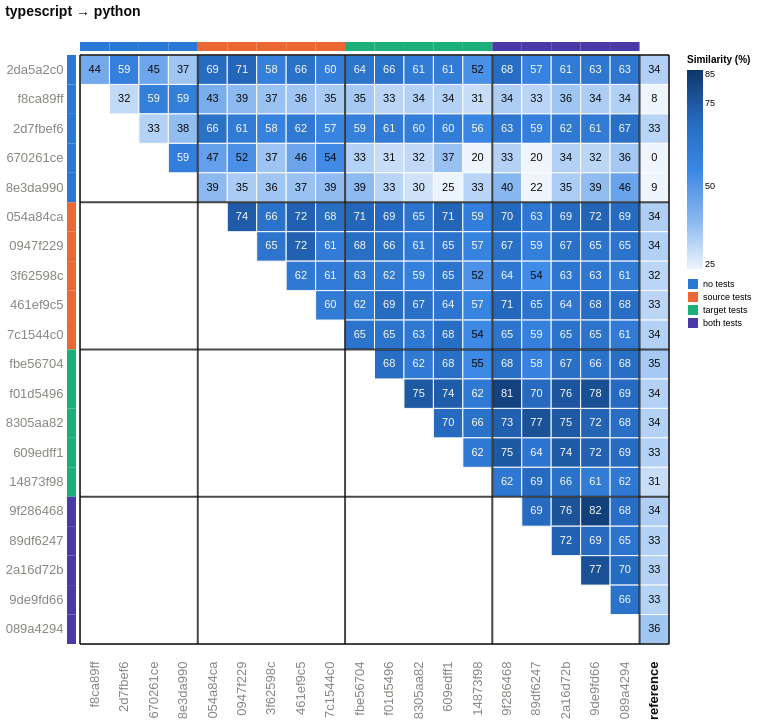

Write the Vega-Lite specification saved for this chart.
### Vega-Lite specification from a JSON file in a GitHub repository (floating-point values rounded to 4 significant figures; data arrays with more than 128 entries replaced by an {"elided": "..."} marker saying what was removed)
{"config": {"view": {"continuousWidth": 300, "continuousHeight": 300}, "axis": {"labelAngle": -45}, "axisX": {"labelAngle": -37.5}}, "layer": [{"data": {"name": "data-28cff9cad55b266df90f5dbd6c0373dc"}, "mark": {"type": "rect", "stroke": "#fcfcfb", "strokeWidth": 1}, "encoding": {"color": {"field": "similarity_pct", "legend": {"gradientLength": 199.3, "labelFontSize": 9, "titleFontSize": 10, "values": [25, 50, 75, 85]}, "scale": {"clamp": true, "domain": [25, 85], "range": ["#eef5fd", "#86b6ef", "#3987e5", "#256abf", "#0d366b"]}, "title": "Similarity (%)", "type": "quantitative"}, "x": {"axis": {"domain": false, "labelAngle": -90, "labelColor": {"expr": "datum.label === 'reference' ? '#0b0b0b' : '#898781'"}, "labelFontSize": 13, "labelFontWeight": {"expr": "datum.label === 'reference' ? 'bold' : 'normal'"}, "labelPadding": 17, "ticks": false}, "field": "port_a", "scale": {"domain": ["f8ca89ff", "2d7fbef6", "670261ce", "8e3da990", "054a84ca", "0947f229", "3f62598c", "461ef9c5", "7c1544c0", "fbe56704", "f01d5496", "8305aa82", "609edff1", "14873f98", "9f286468", "89df6247", "2a16d72b", "9de9fd66", "089a4294", "reference"]}, "title": null, "type": "nominal"}, "y": {"axis": {"domain": false, "labelColor": {"expr": "datum.label === 'reference' ? '#0b0b0b' : '#898781'"}, "labelFontSize": 13, "labelFontWeight": {"expr": "datum.label === 'reference' ? 'bold' : 'normal'"}, "labelPadding": 17, "ticks": false, "labelAngle": 0}, "field": "port_b", "scale": {"domain": ["2da5a2c0", "f8ca89ff", "2d7fbef6", "670261ce", "8e3da990", "054a84ca", "0947f229", "3f62598c", "461ef9c5", "7c1544c0", "fbe56704", "f01d5496", "8305aa82", "609edff1", "14873f98", "9f286468", "89df6247", "2a16d72b", "9de9fd66", "089a4294"]}, "title": null, "type": "nominal"}}}, {"data": {"name": "data-b54169bf2733b36630cb46e162e60ef2"}, "mark": {"type": "rect"}, "encoding": {"color": {"field": "condition", "legend": {"labelFontSize": 9, "symbolType": "square", "title": null}, "scale": {"domain": ["no tests", "source tests", "target tests", "both tests"], "range": ["#2a78d6", "#eb6834", "#1baf7a", "#4a3aa7"]}, "type": "nominal"}, "x": {"axis": {"domain": false, "labelAngle": -90, "labelColor": {"expr": "datum.label === 'reference' ? '#0b0b0b' : '#898781'"}, "labelFontSize": 13, "labelFontWeight": {"expr": "datum.label === 'reference' ? 'bold' : 'normal'"}, "labelPadding": 17, "ticks": false}, "field": "port", "scale": {"domain": ["f8ca89ff", "2d7fbef6", "670261ce", "8e3da990", "054a84ca", "0947f229", "3f62598c", "461ef9c5", "7c1544c0", "fbe56704", "f01d5496", "8305aa82", "609edff1", "14873f98", "9f286468", "89df6247", "2a16d72b", "9de9fd66", "089a4294", "reference"]}, "title": null, "type": "nominal"}, "y": {"value": -13}, "y2": {"value": -4}}}, {"data": {"name": "data-936e38fabab3f05ddd28d48856a734ac"}, "mark": {"type": "rect"}, "encoding": {"color": {"field": "condition", "legend": null, "scale": {"domain": ["no tests", "source tests", "target tests", "both tests"], "range": ["#2a78d6", "#eb6834", "#1baf7a", "#4a3aa7"]}, "type": "nominal"}, "x": {"value": -13}, "x2": {"value": -4}, "y": {"axis": {"domain": false, "labelColor": {"expr": "datum.label === 'reference' ? '#0b0b0b' : '#898781'"}, "labelFontSize": 13, "labelFontWeight": {"expr": "datum.label === 'reference' ? 'bold' : 'normal'"}, "labelPadding": 17, "ticks": false, "labelAngle": 0}, "field": "port", "scale": {"domain": ["2da5a2c0", "f8ca89ff", "2d7fbef6", "670261ce", "8e3da990", "054a84ca", "0947f229", "3f62598c", "461ef9c5", "7c1544c0", "fbe56704", "f01d5496", "8305aa82", "609edff1", "14873f98", "9f286468", "89df6247", "2a16d72b", "9de9fd66", "089a4294"]}, "title": null, "type": "nominal"}}}, {"data": {"name": "data-fdbe57da0e3f684219f94091f5048221"}, "mark": {"type": "text", "color": "#0b0b0b", "fontSize": 11}, "encoding": {"text": {"field": "similarity_pct", "format": ".0f", "type": "quantitative"}, "x": {"axis": {"domain": false, "labelAngle": -90, "labelColor": {"expr": "datum.label === 'reference' ? '#0b0b0b' : '#898781'"}, "labelFontSize": 13, "labelFontWeight": {"expr": "datum.label === 'reference' ? 'bold' : 'normal'"}, "labelPadding": 17, "ticks": false}, "field": "port_a", "scale": {"domain": ["f8ca89ff", "2d7fbef6", "670261ce", "8e3da990", "054a84ca", "0947f229", "3f62598c", "461ef9c5", "7c1544c0", "fbe56704", "f01d5496", "8305aa82", "609edff1", "14873f98", "9f286468", "89df6247", "2a16d72b", "9de9fd66", "089a4294", "reference"]}, "title": null, "type": "nominal"}, "y": {"axis": {"domain": false, "labelColor": {"expr": "datum.label === 'reference' ? '#0b0b0b' : '#898781'"}, "labelFontSize": 13, "labelFontWeight": {"expr": "datum.label === 'reference' ? 'bold' : 'normal'"}, "labelPadding": 17, "ticks": false, "labelAngle": 0}, "field": "port_b", "scale": {"domain": ["2da5a2c0", "f8ca89ff", "2d7fbef6", "670261ce", "8e3da990", "054a84ca", "0947f229", "3f62598c", "461ef9c5", "7c1544c0", "fbe56704", "f01d5496", "8305aa82", "609edff1", "14873f98", "9f286468", "89df6247", "2a16d72b", "9de9fd66", "089a4294"]}, "title": null, "type": "nominal"}}}, {"data": {"name": "data-3fd628620724d70384683b5d5491062c"}, "mark": {"type": "text", "color": "#fcfcfb", "fontSize": 11}, "encoding": {"text": {"field": "similarity_pct", "format": ".0f", "type": "quantitative"}, "x": {"axis": {"domain": false, "labelAngle": -90, "labelColor": {"expr": "datum.label === 'reference' ? '#0b0b0b' : '#898781'"}, "labelFontSize": 13, "labelFontWeight": {"expr": "datum.label === 'reference' ? 'bold' : 'normal'"}, "labelPadding": 17, "ticks": false}, "field": "port_a", "scale": {"domain": ["f8ca89ff", "2d7fbef6", "670261ce", "8e3da990", "054a84ca", "0947f229", "3f62598c", "461ef9c5", "7c1544c0", "fbe56704", "f01d5496", "8305aa82", "609edff1", "14873f98", "9f286468", "89df6247", "2a16d72b", "9de9fd66", "089a4294", "reference"]}, "title": null, "type": "nominal"}, "y": {"axis": {"domain": false, "labelColor": {"expr": "datum.label === 'reference' ? '#0b0b0b' : '#898781'"}, "labelFontSize": 13, "labelFontWeight": {"expr": "datum.label === 'reference' ? 'bold' : 'normal'"}, "labelPadding": 17, "ticks": false, "labelAngle": 0}, "field": "port_b", "scale": {"domain": ["2da5a2c0", "f8ca89ff", "2d7fbef6", "670261ce", "8e3da990", "054a84ca", "0947f229", "3f62598c", "461ef9c5", "7c1544c0", "fbe56704", "f01d5496", "8305aa82", "609edff1", "14873f98", "9f286468", "89df6247", "2a16d72b", "9de9fd66", "089a4294"]}, "title": null, "type": "nominal"}}}, {"data": {"name": "data-1f38d9b551839578f5e3e43064192fd3"}, "mark": {"type": "rule", "color": "#0b0b0b", "opacity": 0.75, "strokeWidth": 2}, "encoding": {"x": {"bandPosition": 0, "field": "port", "scale": {"domain": ["f8ca89ff", "2d7fbef6", "670261ce", "8e3da990", "054a84ca", "0947f229", "3f62598c", "461ef9c5", "7c1544c0", "fbe56704", "f01d5496", "8305aa82", "609edff1", "14873f98", "9f286468", "89df6247", "2a16d72b", "9de9fd66", "089a4294", "reference"]}, "type": "nominal"}}}, {"data": {"name": "data-0095387c21554dc7fd58c9569b886ec5"}, "mark": {"type": "rule", "color": "#0b0b0b", "opacity": 0.75, "strokeWidth": 2}, "encoding": {"y": {"bandPosition": 0, "field": "port", "scale": {"domain": ["2da5a2c0", "f8ca89ff", "2d7fbef6", "670261ce", "8e3da990", "054a84ca", "0947f229", "3f62598c", "461ef9c5", "7c1544c0", "fbe56704", "f01d5496", "8305aa82", "609edff1", "14873f98", "9f286468", "89df6247", "2a16d72b", "9de9fd66", "089a4294"]}, "type": "nominal"}}}, {"data": {"name": "data-419c3610764c394fccfb17419b5b63cb"}, "mark": {"type": "rule", "color": "#0b0b0b", "opacity": 0.75, "strokeWidth": 2}, "encoding": {"x": {"bandPosition": 1, "field": "port", "scale": {"domain": ["f8ca89ff", "2d7fbef6", "670261ce", "8e3da990", "054a84ca", "0947f229", "3f62598c", "461ef9c5", "7c1544c0", "fbe56704", "f01d5496", "8305aa82", "609edff1", "14873f98", "9f286468", "89df6247", "2a16d72b", "9de9fd66", "089a4294", "reference"]}, "type": "nominal"}}}, {"data": {"name": "data-68824a9eae53c11850caebba91dbb0e8"}, "mark": {"type": "rule", "color": "#0b0b0b", "opacity": 0.75, "strokeWidth": 2}, "encoding": {"y": {"bandPosition": 1, "field": "port", "scale": {"domain": ["2da5a2c0", "f8ca89ff", "2d7fbef6", "670261ce", "8e3da990", "054a84ca", "0947f229", "3f62598c", "461ef9c5", "7c1544c0", "fbe56704", "f01d5496", "8305aa82", "609edff1", "14873f98", "9f286468", "89df6247", "2a16d72b", "9de9fd66", "089a4294"]}, "type": "nominal"}}}], "height": 589.0, "resolve": {"scale": {"color": "independent"}}, "title": {"text": "typescript → python", "anchor": "start", "color": "#0b0b0b", "fontSize": 14, "offset": 23, "subtitleFontSize": 10}, "width": 589.0, "$schema": "https://vega.github.io/schema/vega-lite/v6.4.1.json", "datasets": {"data-28cff9cad55b266df90f5dbd6c0373dc": {"elided": "210 records"}, "data-b54169bf2733b36630cb46e162e60ef2": [{"port": "f8ca89ff", "condition": "no tests"}, {"port": "2d7fbef6", "condition": "no tests"}, {"port": "670261ce", "condition": "no tests"}, {"port": "8e3da990", "condition": "no tests"}, {"port": "054a84ca", "condition": "source tests"}, {"port": "0947f229", "condition": "source tests"}, {"port": "3f62598c", "condition": "source tests"}, {"port": "461ef9c5", "condition": "source tests"}, {"port": "7c1544c0", "condition": "source tests"}, {"port": "fbe56704", "condition": "target tests"}, {"port": "f01d5496", "condition": "target tests"}, {"port": "8305aa82", "condition": "target tests"}, {"port": "609edff1", "condition": "target tests"}, {"port": "14873f98", "condition": "target tests"}, {"port": "9f286468", "condition": "both tests"}, {"port": "89df6247", "condition": "both tests"}, {"port": "2a16d72b", "condition": "both tests"}, {"port": "9de9fd66", "condition": "both tests"}, {"port": "089a4294", "condition": "both tests"}], "data-936e38fabab3f05ddd28d48856a734ac": [{"port": "2da5a2c0", "condition": "no tests"}, {"port": "f8ca89ff", "condition": "no tests"}, {"port": "2d7fbef6", "condition": "no tests"}, {"port": "670261ce", "condition": "no tests"}, {"port": "8e3da990", "condition": "no tests"}, {"port": "054a84ca", "condition": "source tests"}, {"port": "0947f229", "condition": "source tests"}, {"port": "3f62598c", "condition": "source tests"}, {"port": "461ef9c5", "condition": "source tests"}, {"port": "7c1544c0", "condition": "source tests"}, {"port": "fbe56704", "condition": "target tests"}, {"port": "f01d5496", "condition": "target tests"}, {"port": "8305aa82", "condition": "target tests"}, {"port": "609edff1", "condition": "target tests"}, {"port": "14873f98", "condition": "target tests"}, {"port": "9f286468", "condition": "both tests"}, {"port": "89df6247", "condition": "both tests"}, {"port": "2a16d72b", "condition": "both tests"}, {"port": "9de9fd66", "condition": "both tests"}, {"port": "089a4294", "condition": "both tests"}], "data-fdbe57da0e3f684219f94091f5048221": [{"port_a": "f8ca89ff", "port_b": "2da5a2c0", "condition_a": "no tests", "condition_b": "no tests", "half": "colour", "similarity_pct": 43.88}, {"port_a": "670261ce", "port_b": "2da5a2c0", "condition_a": "no tests", "condition_b": "no tests", "half": "colour", "similarity_pct": 45.17}, {"port_a": "8e3da990", "port_b": "2da5a2c0", "condition_a": "no tests", "condition_b": "no tests", "half": "colour", "similarity_pct": 36.5}, {"port_a": "14873f98", "port_b": "2da5a2c0", "condition_a": "target tests", "condition_b": "no tests", "half": "colour", "similarity_pct": 52.04}, {"port_a": "reference", "port_b": "2da5a2c0", "condition_a": "reference", "condition_b": "no tests", "half": "colour", "similarity_pct": 33.72}, {"port_a": "2d7fbef6", "port_b": "f8ca89ff", "condition_a": "no tests", "condition_b": "no tests", "half": "colour", "similarity_pct": 31.54}, {"port_a": "054a84ca", "port_b": "f8ca89ff", "condition_a": "source tests", "condition_b": "no tests", "half": "colour", "similarity_pct": 42.63}, {"port_a": "0947f229", "port_b": "f8ca89ff", "condition_a": "source tests", "condition_b": "no tests", "half": "colour", "similarity_pct": 39.14}, {"port_a": "3f62598c", "port_b": "f8ca89ff", "condition_a": "source tests", "condition_b": "no tests", "half": "colour", "similarity_pct": 36.98}, {"port_a": "461ef9c5", "port_b": "f8ca89ff", "condition_a": "source tests", "condition_b": "no tests", "half": "colour", "similarity_pct": 36.36}, {"port_a": "7c1544c0", "port_b": "f8ca89ff", "condition_a": "source tests", "condition_b": "no tests", "half": "colour", "similarity_pct": 35.11}, {"port_a": "fbe56704", "port_b": "f8ca89ff", "condition_a": "target tests", "condition_b": "no tests", "half": "colour", "similarity_pct": 35.4}, {"port_a": "f01d5496", "port_b": "f8ca89ff", "condition_a": "target tests", "condition_b": "no tests", "half": "colour", "similarity_pct": 32.53}, {"port_a": "8305aa82", "port_b": "f8ca89ff", "condition_a": "target tests", "condition_b": "no tests", "half": "colour", "similarity_pct": 33.6}, {"port_a": "609edff1", "port_b": "f8ca89ff", "condition_a": "target tests", "condition_b": "no tests", "half": "colour", "similarity_pct": 33.67}, {"port_a": "14873f98", "port_b": "f8ca89ff", "condition_a": "target tests", "condition_b": "no tests", "half": "colour", "similarity_pct": 30.6}, {"port_a": "9f286468", "port_b": "f8ca89ff", "condition_a": "both tests", "condition_b": "no tests", "half": "colour", "similarity_pct": 34.4}, {"port_a": "89df6247", "port_b": "f8ca89ff", "condition_a": "both tests", "condition_b": "no tests", "half": "colour", "similarity_pct": 32.75}, {"port_a": "2a16d72b", "port_b": "f8ca89ff", "condition_a": "both tests", "condition_b": "no tests", "half": "colour", "similarity_pct": 36.48}, {"port_a": "9de9fd66", "port_b": "f8ca89ff", "condition_a": "both tests", "condition_b": "no tests", "half": "colour", "similarity_pct": 34.41}, {"port_a": "089a4294", "port_b": "f8ca89ff", "condition_a": "both tests", "condition_b": "no tests", "half": "colour", "similarity_pct": 33.88}, {"port_a": "reference", "port_b": "f8ca89ff", "condition_a": "reference", "condition_b": "no tests", "half": "colour", "similarity_pct": 7.509}, {"port_a": "670261ce", "port_b": "2d7fbef6", "condition_a": "no tests", "condition_b": "no tests", "half": "colour", "similarity_pct": 33.42}, {"port_a": "8e3da990", "port_b": "2d7fbef6", "condition_a": "no tests", "condition_b": "no tests", "half": "colour", "similarity_pct": 38.36}, {"port_a": "reference", "port_b": "2d7fbef6", "condition_a": "reference", "condition_b": "no tests", "half": "colour", "similarity_pct": 32.69}, {"port_a": "054a84ca", "port_b": "670261ce", "condition_a": "source tests", "condition_b": "no tests", "half": "colour", "similarity_pct": 47.08}, {"port_a": "0947f229", "port_b": "670261ce", "condition_a": "source tests", "condition_b": "no tests", "half": "colour", "similarity_pct": 52.0}, {"port_a": "3f62598c", "port_b": "670261ce", "condition_a": "source tests", "condition_b": "no tests", "half": "colour", "similarity_pct": 36.76}, {"port_a": "461ef9c5", "port_b": "670261ce", "condition_a": "source tests", "condition_b": "no tests", "half": "colour", "similarity_pct": 45.71}, {"port_a": "7c1544c0", "port_b": "670261ce", "condition_a": "source tests", "condition_b": "no tests", "half": "colour", "similarity_pct": 53.72}, {"port_a": "fbe56704", "port_b": "670261ce", "condition_a": "target tests", "condition_b": "no tests", "half": "colour", "similarity_pct": 33.4}, {"port_a": "f01d5496", "port_b": "670261ce", "condition_a": "target tests", "condition_b": "no tests", "half": "colour", "similarity_pct": 30.72}, {"port_a": "8305aa82", "port_b": "670261ce", "condition_a": "target tests", "condition_b": "no tests", "half": "colour", "similarity_pct": 31.58}, {"port_a": "609edff1", "port_b": "670261ce", "condition_a": "target tests", "condition_b": "no tests", "half": "colour", "similarity_pct": 37.4}, {"port_a": "14873f98", "port_b": "670261ce", "condition_a": "target tests", "condition_b": "no tests", "half": "colour", "similarity_pct": 20.13}, {"port_a": "9f286468", "port_b": "670261ce", "condition_a": "both tests", "condition_b": "no tests", "half": "colour", "similarity_pct": 33.27}, {"port_a": "89df6247", "port_b": "670261ce", "condition_a": "both tests", "condition_b": "no tests", "half": "colour", "similarity_pct": 19.77}, {"port_a": "2a16d72b", "port_b": "670261ce", "condition_a": "both tests", "condition_b": "no tests", "half": "colour", "similarity_pct": 33.53}, {"port_a": "9de9fd66", "port_b": "670261ce", "condition_a": "both tests", "condition_b": "no tests", "half": "colour", "similarity_pct": 32.33}, {"port_a": "089a4294", "port_b": "670261ce", "condition_a": "both tests", "condition_b": "no tests", "half": "colour", "similarity_pct": 35.62}, {"port_a": "reference", "port_b": "670261ce", "condition_a": "reference", "condition_b": "no tests", "half": "colour", "similarity_pct": 0.0}, {"port_a": "054a84ca", "port_b": "8e3da990", "condition_a": "source tests", "condition_b": "no tests", "half": "colour", "similarity_pct": 39.28}, {"port_a": "0947f229", "port_b": "8e3da990", "condition_a": "source tests", "condition_b": "no tests", "half": "colour", "similarity_pct": 34.93}, {"port_a": "3f62598c", "port_b": "8e3da990", "condition_a": "source tests", "condition_b": "no tests", "half": "colour", "similarity_pct": 36.12}, {"port_a": "461ef9c5", "port_b": "8e3da990", "condition_a": "source tests", "condition_b": "no tests", "half": "colour", "similarity_pct": 37.28}, {"port_a": "7c1544c0", "port_b": "8e3da990", "condition_a": "source tests", "condition_b": "no tests", "half": "colour", "similarity_pct": 38.75}, {"port_a": "fbe56704", "port_b": "8e3da990", "condition_a": "target tests", "condition_b": "no tests", "half": "colour", "similarity_pct": 38.99}, {"port_a": "f01d5496", "port_b": "8e3da990", "condition_a": "target tests", "condition_b": "no tests", "half": "colour", "similarity_pct": 32.77}, {"port_a": "8305aa82", "port_b": "8e3da990", "condition_a": "target tests", "condition_b": "no tests", "half": "colour", "similarity_pct": 29.54}, {"port_a": "609edff1", "port_b": "8e3da990", "condition_a": "target tests", "condition_b": "no tests", "half": "colour", "similarity_pct": 25.3}, {"port_a": "14873f98", "port_b": "8e3da990", "condition_a": "target tests", "condition_b": "no tests", "half": "colour", "similarity_pct": 32.81}, {"port_a": "9f286468", "port_b": "8e3da990", "condition_a": "both tests", "condition_b": "no tests", "half": "colour", "similarity_pct": 39.78}, {"port_a": "89df6247", "port_b": "8e3da990", "condition_a": "both tests", "condition_b": "no tests", "half": "colour", "similarity_pct": 22.32}, {"port_a": "2a16d72b", "port_b": "8e3da990", "condition_a": "both tests", "condition_b": "no tests", "half": "colour", "similarity_pct": 34.77}, {"port_a": "9de9fd66", "port_b": "8e3da990", "condition_a": "both tests", "condition_b": "no tests", "half": "colour", "similarity_pct": 38.56}, {"port_a": "089a4294", "port_b": "8e3da990", "condition_a": "both tests", "condition_b": "no tests", "half": "colour", "similarity_pct": 46.18}, {"port_a": "reference", "port_b": "8e3da990", "condition_a": "reference", "condition_b": "no tests", "half": "colour", "similarity_pct": 9.066}, {"port_a": "reference", "port_b": "054a84ca", "condition_a": "reference", "condition_b": "source tests", "half": "colour", "similarity_pct": 34.3}, {"port_a": "reference", "port_b": "0947f229", "condition_a": "reference", "condition_b": "source tests", "half": "colour", "similarity_pct": 33.8}, {"port_a": "14873f98", "port_b": "3f62598c", "condition_a": "target tests", "condition_b": "source tests", "half": "colour", "similarity_pct": 51.83}, {"port_a": "89df6247", "port_b": "3f62598c", "condition_a": "both tests", "condition_b": "source tests", "half": "colour", "similarity_pct": 53.8}, {"port_a": "reference", "port_b": "3f62598c", "condition_a": "reference", "condition_b": "source tests", "half": "colour", "similarity_pct": 32.35}, {"port_a": "reference", "port_b": "461ef9c5", "condition_a": "reference", "condition_b": "source tests", "half": "colour", "similarity_pct": 32.58}, {"port_a": "14873f98", "port_b": "7c1544c0", "condition_a": "target tests", "condition_b": "source tests", "half": "colour", "similarity_pct": 54.38}, {"port_a": "reference", "port_b": "7c1544c0", "condition_a": "reference", "condition_b": "source tests", "half": "colour", "similarity_pct": 33.54}, {"port_a": "14873f98", "port_b": "fbe56704", "condition_a": "target tests", "condition_b": "target tests", "half": "colour", "similarity_pct": 54.76}, {"port_a": "reference", "port_b": "fbe56704", "condition_a": "reference", "condition_b": "target tests", "half": "colour", "similarity_pct": 35.42}, {"port_a": "reference", "port_b": "f01d5496", "condition_a": "reference", "condition_b": "target tests", "half": "colour", "similarity_pct": 33.62}, {"port_a": "reference", "port_b": "8305aa82", "condition_a": "reference", "condition_b": "target tests", "half": "colour", "similarity_pct": 33.68}, {"port_a": "reference", "port_b": "609edff1", "condition_a": "reference", "condition_b": "target tests", "half": "colour", "similarity_pct": 33.43}, {"port_a": "reference", "port_b": "14873f98", "condition_a": "reference", "condition_b": "target tests", "half": "colour", "similarity_pct": 30.62}, {"port_a": "reference", "port_b": "9f286468", "condition_a": "reference", "condition_b": "both tests", "half": "colour", "similarity_pct": 34.25}, {"port_a": "reference", "port_b": "89df6247", "condition_a": "reference", "condition_b": "both tests", "half": "colour", "similarity_pct": 33.37}, {"port_a": "reference", "port_b": "2a16d72b", "condition_a": "reference", "condition_b": "both tests", "half": "colour", "similarity_pct": 33.22}, {"port_a": "reference", "port_b": "9de9fd66", "condition_a": "reference", "condition_b": "both tests", "half": "colour", "similarity_pct": 33.2}, {"port_a": "reference", "port_b": "089a4294", "condition_a": "reference", "condition_b": "both tests", "half": "colour", "similarity_pct": 36.28}], "data-3fd628620724d70384683b5d5491062c": {"elided": "134 records"}, "data-1f38d9b551839578f5e3e43064192fd3": [{"port": "f8ca89ff", "condition": "no tests"}, {"port": "054a84ca", "condition": "source tests"}, {"port": "fbe56704", "condition": "target tests"}, {"port": "9f286468", "condition": "both tests"}, {"port": "reference", "condition": "reference"}], "data-0095387c21554dc7fd58c9569b886ec5": [{"port": "2da5a2c0", "condition": "no tests"}, {"port": "054a84ca", "condition": "source tests"}, {"port": "fbe56704", "condition": "target tests"}, {"port": "9f286468", "condition": "both tests"}], "data-419c3610764c394fccfb17419b5b63cb": [{"port": "reference"}], "data-68824a9eae53c11850caebba91dbb0e8": [{"port": "089a4294"}]}}
